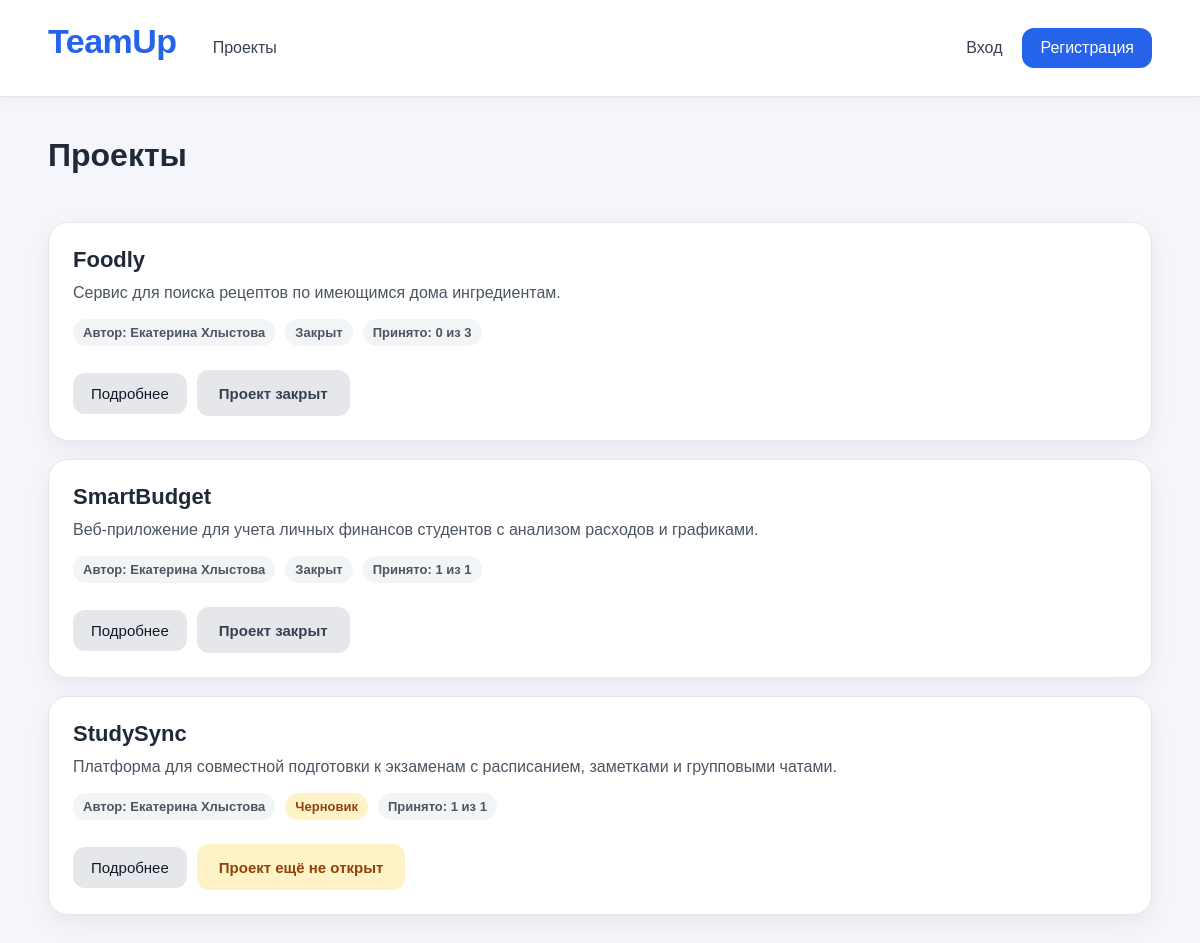
Page /projects on the earlier database version.
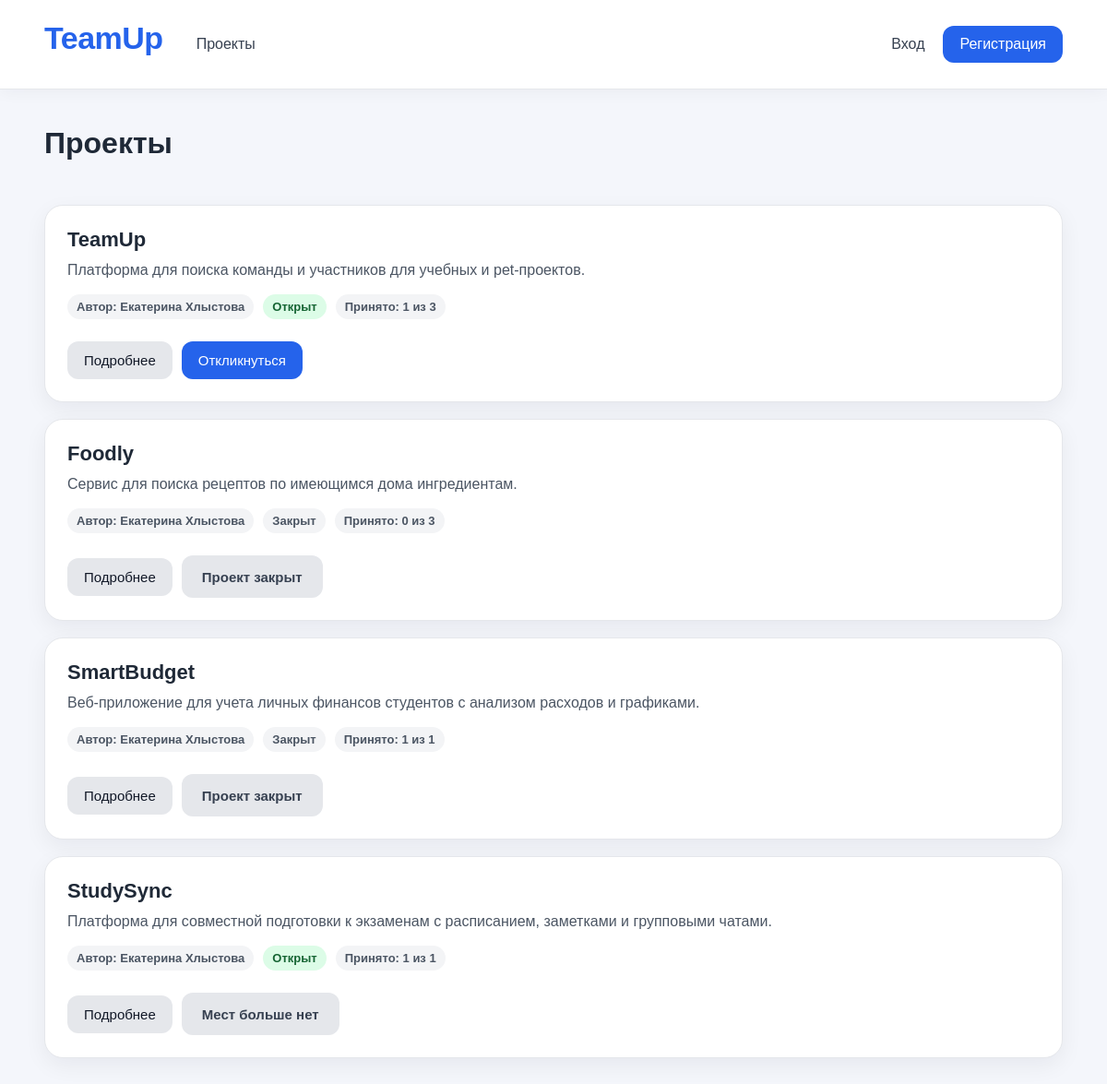
Same page on the later database version.
### app/models/project.py (models this page shows)
class Project(Base):
    __tablename__ = "projects"
    id: Mapped[int] = mapped_column(primary_key=True)
    title: Mapped[str] = mapped_column(String(255), nullable=False)
    description: Mapped[str] = mapped_column(String(1000), nullable=False)
    status: Mapped[str] = mapped_column(String(50), default="draft", nullable=False)
    max_participants: Mapped[int] = mapped_column(Integer, nullable=False, default=1)
    owner_id: Mapped[int] = mapped_column(ForeignKey("users.id"), nullable=False)
    owner = relationship("User", back_populates="projects")
    applications = relationship("Application", back_populates="project")

### app/models/user.py (models this page shows)
class User(Base):
    __tablename__ = "users"
    id: Mapped[int] = mapped_column(primary_key=True)
    first_name: Mapped[str] = mapped_column(String(255), nullable=False)
    last_name: Mapped[str] = mapped_column(String(255), nullable=False)
    email: Mapped[str] = mapped_column(String(255), unique=True, nullable=False)
    password: Mapped[str] = mapped_column(String(255), nullable=False)
    role: Mapped[str] = mapped_column(String(50), default="user", nullable=False)
    projects = relationship("Project", back_populates="owner")
    applications = relationship("Application", back_populates="user")

### app/api/projects.py (the view)
@router.get("/projects")
async def projects_list(
    request: Request,
    session: AsyncSession = Depends(get_session),
):
    project_repository = ProjectRepository(session)
    project_service = ProjectService(project_repository)
    projects = await project_service.get_all_projects()
    user_id = request.session.get("user_id")
    user_name = request.session.get("user_name")
    user_email = request.session.get("user_email")
    user_role = request.session.get("user_role")
    message = request.query_params.get("message")
    applied_project_ids = set()
    if user_id:
        application_repository = ApplicationRepository(session)
        application_service = ApplicationService(application_repository)
        applied_project_ids = (
            await application_service.get_user_project_ids_with_applications(user_id)
        )
    return templates.TemplateResponse(
        request=request,
        name="projects.html",
        context={
            "projects": projects,
            "user_id": user_id,
            "user_name": user_name,
            "user_email": user_email,
            "user_role": user_role,
            "applied_project_ids": applied_project_ids,
            "message": message,
        },
    )

### templates/projects.html (shortened to what this page needs)
{% extends "base.html" %}
{% block content %}
<div class="page-header">
    <h1 class="page-title">Проекты</h1>
</div>
{% if projects %}
    <div class="projects-grid">
        {% for project in projects %}
            <div class="card project-card">
                <div>
                    <h3>{{ project.title }}</h3>
                    <p>{{ project.description }}</p>
                </div>
                <div class="meta">
                    <span class="badge badge-muted">
                        Автор: {{ project.owner.first_name }} {{ project.owner.last_name }}
                    </span>
                    {% if project.status == "draft" %}
                        <span class="badge badge-warning">Черновик</span>
                    {% elif project.status == "open" %}
                        <span class="badge badge-success">Открыт</span>
                    {% elif project.status == "closed" %}
                        <span class="badge badge-muted">Закрыт</span>
                    {% else %}
                        <span class="badge badge-muted">{{ project.status }}</span>
                    {% endif %}
                    <span class="badge badge-muted">
                        Принято:
                        {{ project.applications | selectattr("status", "equalto", "accepted") | list | length }}
                        из
                        {{ project.max_participants }}
                    </span>
                </div>
                <div class="actions">
                    <a href="/projects/{{ project.id }}" class="button button-secondary">
                        Подробнее
                    </a>
                    {% set accepted_count = project.applications | selectattr("status", "equalto", "accepted") | list | length %}
                    {% if user_id == project.owner_id %}
                        {% if project.status == "draft" %}
                            <span class="status-label status-warning">
                                Проект ещё не открыт
                            </span>
                        {% elif project.status == "open" %}
                            <span class="status-label status-success">
                                Ваш проект открыт
                            </span>
                        {% elif project.status == "closed" %}
                            <span class="status-label status-muted">
                                Проект закрыт
                            </span>
                        {% endif %}
                    {% elif project.status == "draft" %}
                        <span class="status-label status-warning">
                            Проект ещё не открыт
                        </span>
                    {% elif project.status == "closed" %}
                        <span class="status-label status-muted">
                            Проект закрыт
                        </span>
                    {% elif project.id in applied_project_ids %}
                        <span class="status-label status-warning">
                            Вы уже откликнулись
                        </span>
                    {% elif accepted_count >= project.max_participants %}
                        <span class="status-label status-muted">
                            Мест больше нет
                        </span>
                    {% else %}
                        <form action="/projects/{{ project.id }}/apply" method="post">
                            <button class="button" type="submit">
                                Откликнуться
                            </button>
                        </form>
                    {% endif %}
                </div>
            </div>
        {% endfor %}
    </div>
{% else %}
    <div class="empty">
        Пока нет проектов.
    </div>
{% endif %}
{% endblock %}

### templates/base.html (shortened to what this page needs)
<!DOCTYPE html>
<html lang="ru">
<head>
    <link rel="stylesheet" href="/static/css/style.css">
</head>
<body>
    <header class="header">
        <div class="container header-inner">
            <a class="logo" href="/">TeamUp</a>
            <nav class="nav">
                <div class="nav-left">
                    <a href="/projects">Проекты</a>
                </div>
                <div class="nav-right">
                    {% if user_name %}
                        <a href="/logout" class="nav-exit">Выйти</a>
                    {% else %}
                        <a href="/login">Вход</a>
                        <a href="/register" class="nav-button">Регистрация</a>
                    {% endif %}
                </div>
            </nav>
        </div>
    </header>
    <main class="main">
        <div class="container">
            {% block content %}{% endblock %}
        </div>
    </main>
</body>
</html>

### static/css/style.css (style rules this page uses)
* { box-sizing: border-box; }
body { font-family: Arial, sans-serif; background: #f4f6fb; margin: 0; color: #1f2937 }
a { color: inherit; text-decoration: none; }
.container { width: min(1280px, 92%); margin: 0 auto; }
.header { background: #ffffff; border-bottom: 1px solid #e5e7eb; position: sticky; top: 0; z-index: 10; box-shadow: 0 4px 16px rgba(15, 23, 42, 0.04); }
.header-inner { min-height: 96px; display: flex; align-items: center; justify-content: space-between; gap: 36px; }
.logo { font-size: 34px; font-weight: 800; color: #2563eb; letter-spacing: -0.5px; flex-shrink: 0; line-height: 1; transform: translateY(-7px); }
.nav { flex: 1; display: flex; align-items: center; justify-content: space-between; }
.nav-left { display: flex; align-items: center; gap: 28px; }
.nav-right { display: flex; align-items: center; gap: 20px; }
.nav a { color: #374151; padding: 10px 0; line-height: 1; white-space: nowrap; transition: color 0.2s ease, transform 0.2s ease; }
.nav-button { background: #2563eb; color: white !important; padding: 12px 18px !important; border-radius: 12px; transition: background 0.2s ease, transform 0.2s ease, box-shadow 0.2s ease; }
.main { padding: 40px 0; }
.button { display: inline-block; border: none; cursor: pointer; background: #2563eb; color: white; padding: 12px 18px; border-radius: 12px; font-size: 15px; }
.button-secondary { background: #e5e7eb; color: #111827; }
.card { background: white; border: 1px solid #e5e7eb; border-radius: 20px; padding: 24px; box-shadow: 0 8px 24px rgba(15, 23, 42, 0.06); }
.card+.card { margin-top: 18px; }
.page-title { margin: 0 0 24px; font-size: 32px; }
.page-header { display: flex; align-items: center; justify-content: space-between; gap: 20px; margin-bottom: 24px; }
.project-card { display: flex; flex-direction: column; gap: 14px; }
.project-card h3 { margin: 0 0 8px; font-size: 22px; }
.project-card p { margin: 0; line-height: 1.5; color: #4b5563; }
.meta { display: flex; flex-wrap: wrap; gap: 10px; font-size: 14px; margin-bottom: 10px; }
.badge { display: inline-block; background: #eef2ff; color: #3730a3; border-radius: 999px; padding: 6px 10px; font-size: 13px; font-weight: 600; }
.badge-success { background: #dcfce7; color: #166534; }
.badge-muted { background: #f3f4f6; color: #4b5563; }
.actions { display: flex; flex-wrap: wrap; gap: 10px; margin-top: 10px; }
.status-label { display: inline-flex; align-items: center; justify-content: center; min-height: 46px; padding: 0 22px; border-radius: 12px; font-size: 15px; font-weight: 600; line-height: 1; white-space: nowrap; }
.status-muted { background: #e5e7eb; color: #374151; }
.actions { display: flex; align-items: center; flex-wrap: wrap; gap: 10px; margin-top: 0; }

Differences in the rows shown:
added Project: title "TeamUp", description "Платформа для поиска команды и участников для учебных и pet-проектов.", owner.first_name "Екатерина", owner.last_name "Хлыстова", status "Открыт", applications|selectattr "1", max_participants "3"
changed Project "StudySync": status "Черновик Проект ещё не открыт" → "Открыт Мест больше нет"
